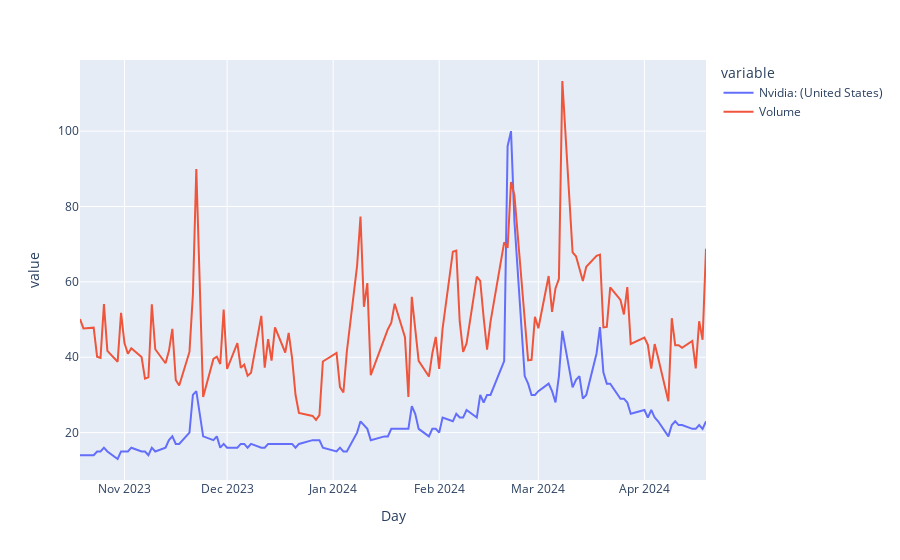

This figure's notebook cell:
### Code cell
google_trends = pd.read_csv('NVDA_google_search.csv', skiprows=2)
stock_price = pd.read_csv('NVDA.csv')

merged_data = google_trends.merge(stock_price, left_on='Day', right_on='Date')
# scale volume down by 1M
merged_data['Volume'] = merged_data['Volume']/1000000

fig = px.line(merged_data, x='Day',y=['Nvidia: (United States)', 'Volume']).show()
